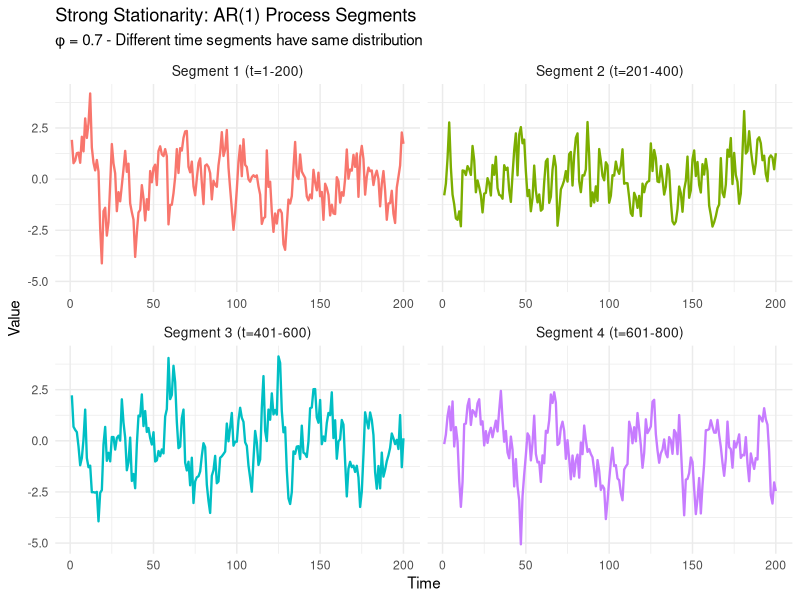
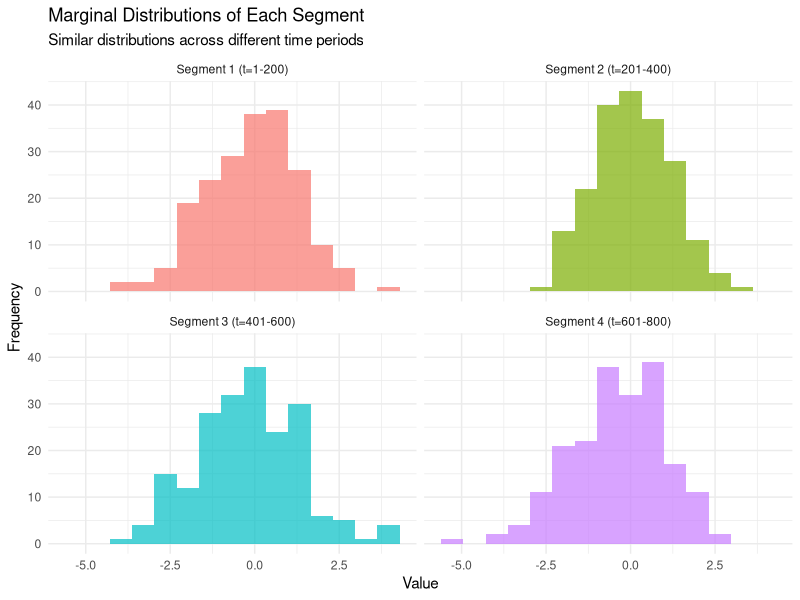
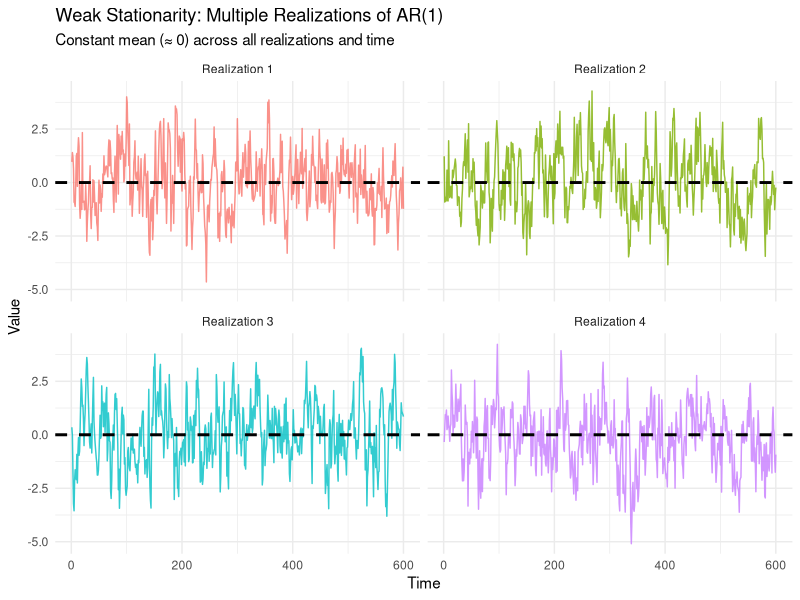
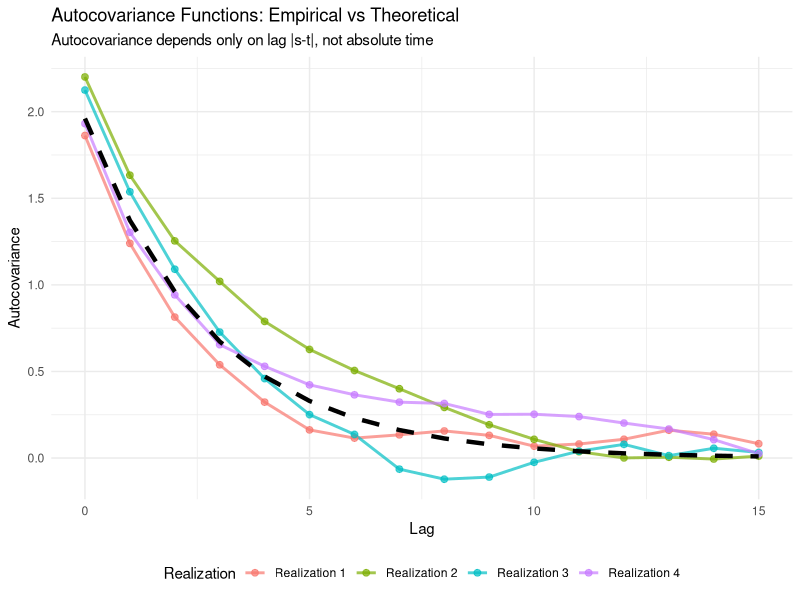
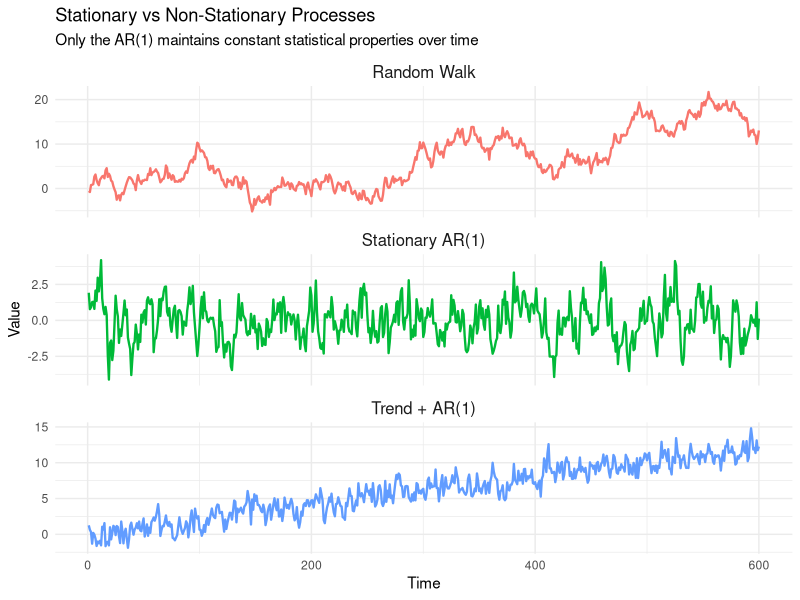

Recreate these plots in R, in order.
# Illustrating Strong and Weak Stationarity Concepts
# Load required libraries
library(ggplot2)
library(gridExtra)
library(dplyr)

# Set seed for reproducibility
set.seed(42)

# ============================================================================
# STRONG STATIONARITY ILLUSTRATION
# ============================================================================

# Function to simulate stationary AR(1) process
simulate_stationary_ar1 <- function(n, phi, sigma = 1) {
  # Ensure stationarity |phi| < 1
  if (abs(phi) >= 1) stop("phi must satisfy |phi| < 1 for stationarity")
  
  y <- numeric(n)
  y[1] <- rnorm(1, 0, sigma / sqrt(1 - phi^2))  # Start from stationary distribution
  
  for (t in 2:n) {
    y[t] <- phi * y[t-1] + rnorm(1, 0, sigma)
  }
  return(y)
}

# Simulate a strongly stationary process (AR(1) with |phi| < 1)
n <- 800
phi <- 0.7
ts1 <- simulate_stationary_ar1(n, phi)

# Extract different segments of the same length to show distributional similarity
segment_length <- 200
segments <- list(
  "Segment 1 (t=1-200)" = ts1[1:segment_length],
  "Segment 2 (t=201-400)" = ts1[201:(200+segment_length)],
  "Segment 3 (t=401-600)" = ts1[401:(400+segment_length)],
  "Segment 4 (t=601-800)" = ts1[601:n]
)

# Create data frame for plotting
segment_data <- do.call(rbind, lapply(names(segments), function(name) {
  data.frame(
    time = 1:length(segments[[name]]),
    value = segments[[name]],
    segment = name
  )
}))

# Plot 1: Time series segments showing strong stationarity
p1 <- ggplot(segment_data, aes(x = time, y = value, color = segment)) +
  geom_line(size = 0.8) +
  facet_wrap(~segment, ncol = 2, scales = "free_x") +
  labs(title = "Strong Stationarity: AR(1) Process Segments",
       subtitle = paste("φ =", phi, "- Different time segments have same distribution"),
       x = "Time", y = "Value") +
  theme_minimal() +
  theme(legend.position = "none",
        strip.text = element_text(size = 10))

# Plot 2: Histograms showing distributional similarity
p2 <- ggplot(segment_data, aes(x = value, fill = segment)) +
  geom_histogram(alpha = 0.7, bins = 15, position = "identity") +
  facet_wrap(~segment, ncol = 2) +
  labs(title = "Marginal Distributions of Each Segment",
       subtitle = "Similar distributions across different time periods",
       x = "Value", y = "Frequency") +
  theme_minimal() +
  theme(legend.position = "none")

# ============================================================================
# WEAK STATIONARITY ILLUSTRATION
# ============================================================================

# Function to compute sample autocovariance
compute_autocovariance <- function(x, max_lag = 20) {
  n <- length(x)
  x_centered <- x - mean(x)
  
  autocov <- numeric(max_lag + 1)
  for (lag in 0:max_lag) {
    if (lag == 0) {
      autocov[lag + 1] <- sum(x_centered^2) / n
    } else {
      autocov[lag + 1] <- sum(x_centered[1:(n-lag)] * x_centered[(lag+1):n]) / n
    }
  }
  return(autocov)
}

# Simulate multiple realizations of the same AR(1) process
n_realizations <- 4
n_obs <- 600
max_lag <- 15

# Store autocovariances for each realization
autocov_data <- data.frame()
ts_data <- data.frame()

for (i in 1:n_realizations) {
  # Generate realization
  ts_real <- simulate_stationary_ar1(n_obs, phi)
  
  # Store time series data
  ts_temp <- data.frame(
    time = 1:n_obs,
    value = ts_real,
    realization = paste("Realization", i)
  )
  ts_data <- rbind(ts_data, ts_temp)
  
  # Compute autocovariance
  autocov <- compute_autocovariance(ts_real, max_lag)
  
  # Store autocovariance data
  autocov_temp <- data.frame(
    lag = 0:max_lag,
    autocovariance = autocov,
    realization = paste("Realization", i)
  )
  autocov_data <- rbind(autocov_data, autocov_temp)
}

# Theoretical autocovariance for AR(1)
theoretical_autocov <- function(lag, phi, sigma = 1) {
  (sigma^2 / (1 - phi^2)) * phi^abs(lag)
}

theoretical_data <- data.frame(
  lag = 0:max_lag,
  autocovariance = sapply(0:max_lag, function(l) theoretical_autocov(l, phi)),
  type = "Theoretical"
)

# Plot 3: Multiple realizations showing consistent mean
p3 <- ggplot(ts_data, aes(x = time, y = value, color = realization)) +
  geom_line(alpha = 0.8) +
  geom_hline(yintercept = 0, linetype = "dashed", color = "black", size = 1) +
  facet_wrap(~realization, ncol = 2) +
  labs(title = "Weak Stationarity: Multiple Realizations of AR(1)",
       subtitle = "Constant mean (≈ 0) across all realizations and time",
       x = "Time", y = "Value") +
  theme_minimal() +
  theme(legend.position = "none")

# Plot 4: Autocovariance functions showing dependence only on lag
p4 <- ggplot(autocov_data, aes(x = lag, y = autocovariance, color = realization)) +
  geom_line(size = 1, alpha = 0.7) +
  geom_point(size = 2, alpha = 0.7) +
  geom_line(data = theoretical_data, aes(x = lag, y = autocovariance), 
            color = "black", size = 1.5, linetype = "dashed", inherit.aes = FALSE) +
  labs(title = "Autocovariance Functions: Empirical vs Theoretical",
       subtitle = "Autocovariance depends only on lag |s-t|, not absolute time",
       x = "Lag", y = "Autocovariance",
       color = "Realization") +
  theme_minimal() +
  theme(legend.position = "bottom")

# ============================================================================
# COMPARISON: NON-STATIONARY PROCESS
# ============================================================================

# Generate a non-stationary process (random walk)
set.seed(123)
random_walk <- cumsum(rnorm(n_obs))

# Generate a trend-stationary process
trend_process <- 0.02 * (1:n_obs) + simulate_stationary_ar1(n_obs, 0.5)

# Create comparison data
comparison_data <- data.frame(
  time = rep(1:n_obs, 3),
  value = c(ts1[1:n_obs], random_walk, trend_process),
  process = rep(c("Stationary AR(1)", "Random Walk", "Trend + AR(1)"), each = n_obs)
)

# Plot 5: Comparison of stationary vs non-stationary processes
p5 <- ggplot(comparison_data, aes(x = time, y = value, color = process)) +
  geom_line(size = 0.8) +
  facet_wrap(~process, scales = "free_y", ncol = 1) +
  labs(title = "Stationary vs Non-Stationary Processes",
       subtitle = "Only the AR(1) maintains constant statistical properties over time",
       x = "Time", y = "Value") +
  theme_minimal() +
  theme(legend.position = "none",
        strip.text = element_text(size = 12))

# Display all plots
print("=== STRONG STATIONARITY ===")
print(p1)
print(p2)

print("=== WEAK STATIONARITY ===")
print(p3)
print(p4)

print("=== COMPARISON ===")
print(p5)

# Summary statistics to verify weak stationarity properties
cat("\n=== WEAK STATIONARITY VERIFICATION ===\n")
cat("Sample means across realizations:\n")
for (i in 1:n_realizations) {
  real_data <- ts_data[ts_data$realization == paste("Realization", i), "value"]
  cat(sprintf("Realization %d: Mean = %.3f, Variance = %.3f\n", 
              i, mean(real_data), var(real_data)))
}

cat("\nTheoretical values for AR(1) with φ =", phi, ":\n")
cat(sprintf("Mean = 0 (exact)\n"))
cat(sprintf("Variance = %.3f\n", 1/(1-phi^2)))
cat(sprintf("First-order autocorrelation = %.3f\n", phi))